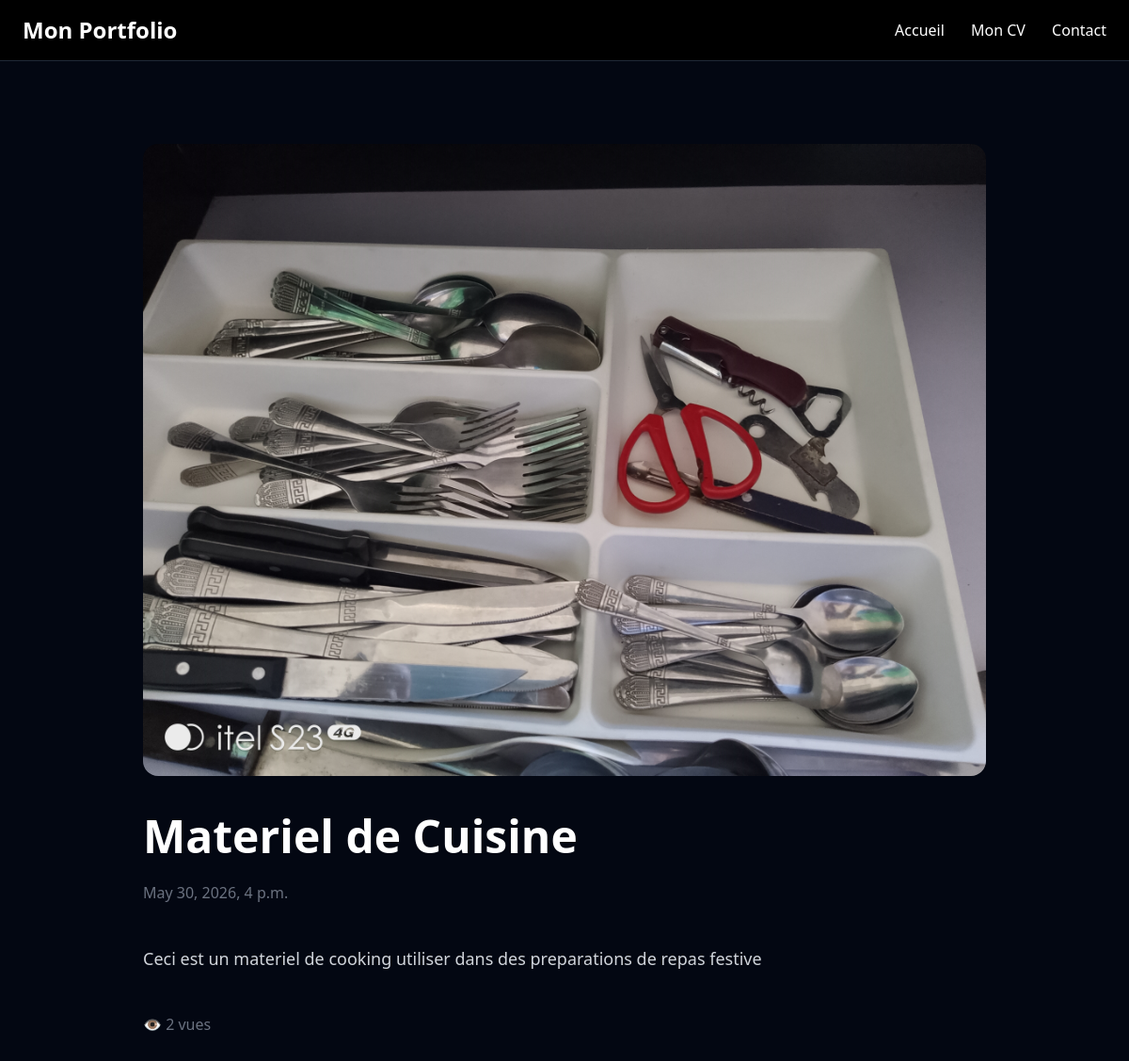
Screenshot of /publication/4/ with the database file from the repository.
### portfolio/models.py (models this page shows, shortened)
class Publication(models.Model):
    title = models.CharField(max_length=200)
    content = models.TextField()
    image = models.ImageField(upload_to='publications/', blank=True, null=True)
    created_at = models.DateTimeField(auto_now_add=True)
    views = models.PositiveIntegerField(default=0)
    is_published = models.BooleanField(default=True)

### portfolio/views.py (the view)
# urls.py: path('publication/<int:publication_id>/', publication_detail, name='publication_detail'),
def publication_detail(request, publication_id):
    publication = get_object_or_404(
        Publication,
        id=publication_id
    )
    publication.views += 1
    publication.save()
    context = {
        'publication': publication
    }
    return render(
        request,
        'portfolio/publication_detail.html',
        context
    )

### templates/portfolio/publication_detail.html (shortened to what this page needs)
{% extends 'base.html' %}
{% block content %}
<section class="max-w-4xl mx-auto py-16">
    {% if publication.image %}
    <img
        src="{{ publication.image.url }}"
        class="w-full rounded-2xl mb-10"
    >
    {% endif %}
    <h1 class="text-5xl font-bold mb-6">
        {{ publication.title }}
    </h1>
    <p class="text-gray-500 mb-10">
        {{ publication.created_at }}
    </p>
    <div class="text-lg leading-9 text-gray-300">
        {{ publication.content }}
    </div>
    <div class="mt-10 text-gray-500">
        👁 {{ publication.views }} vues
    </div>
</section>
{% endblock %}

### rows the page displays
Publication: image (picture), title "Materiel de Cuisine", created_at "May 30, 2026, 4 p.m.", content "Ceci est un materiel de cooking utiliser dans des preparations de repas festive", views "2"
